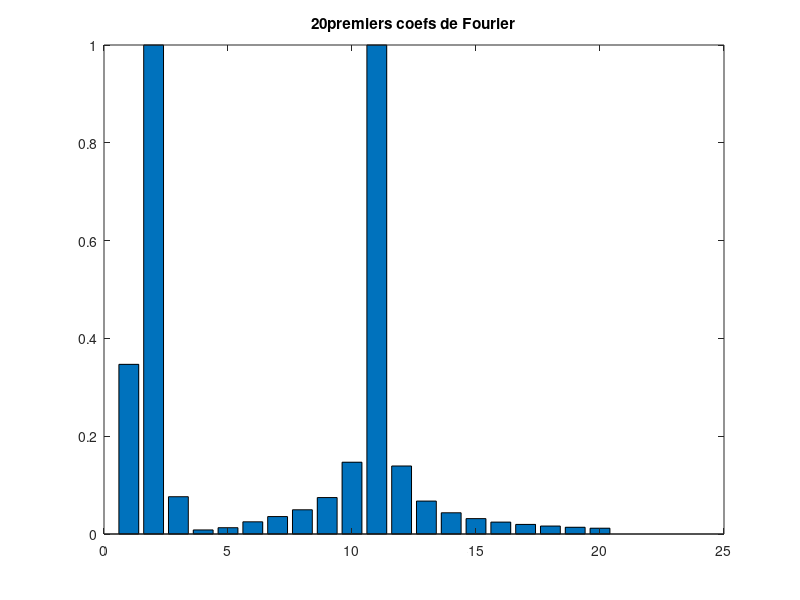
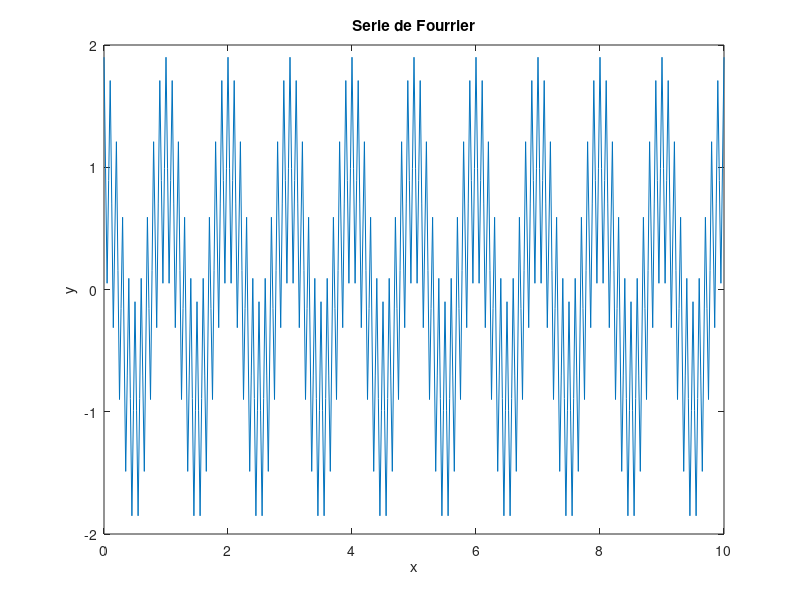
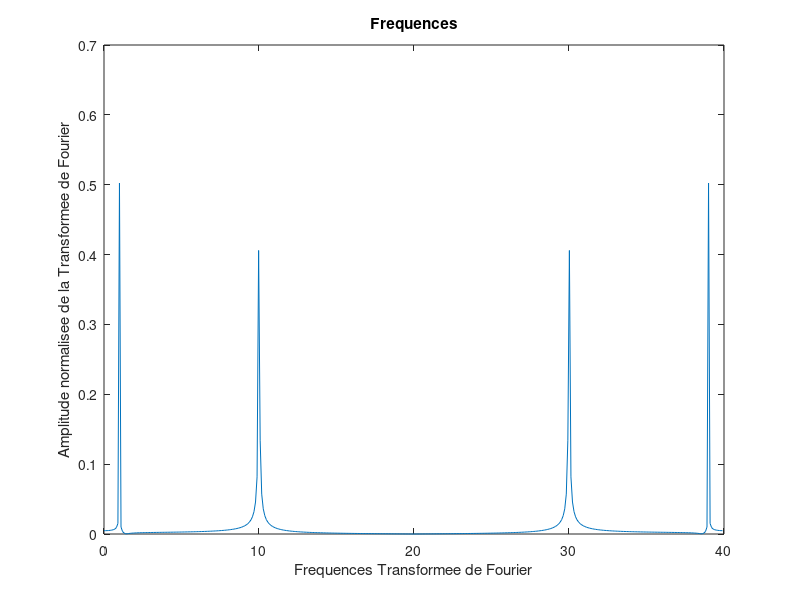
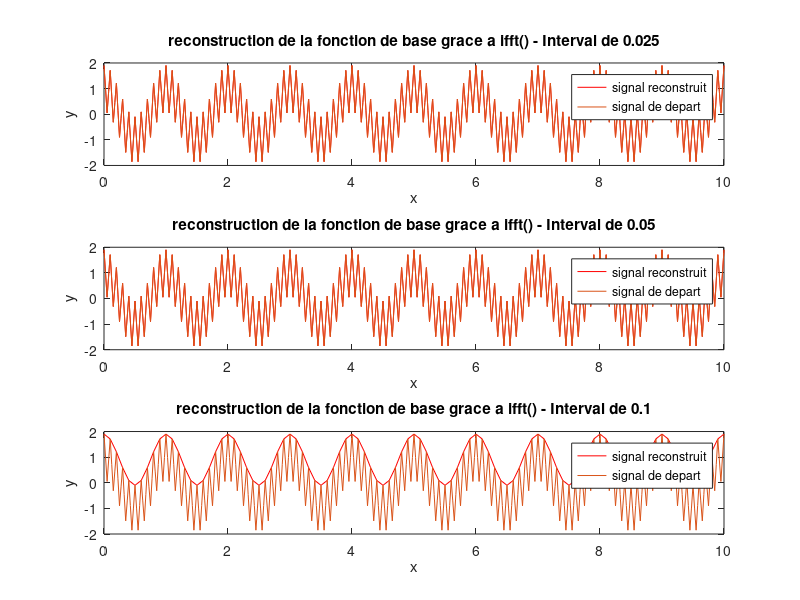

Reproduce these figures in MATLAB, in order. (Note: this script raises an error after producing the figures.)
%TP serie de fourier
%partie 1 - Calcul Analytique


	n=0:19;
	coef = zeros(length(n(end)+1),1);

	% la fonction de calcul des coef de la serie de Fourier
	coef(n+1) = -(-1).^(n-1)./(pi*(n.^2-1)) - 0.9*(-1).^(n-1)*10./(pi*(n.^2-100)); 
	coef(~isfinite(coef))=1;

	%afficher les resultats
	figure('name', 'Transformee de Fourier');
	figure(1);
	bar(abs(coef));
	title([num2str(n(end)+1), 'premiers coefs de Fourier']);908



%partie 2 - calcul des frequences de la fonction.
	%fonction a analyser
	func = @(x) (cos(2*pi*x) + 0.9*cos(2*pi*10*x));

	%definition du domain d'etude
	x = [0:0.025:10];
	y = func(x);

	%afficher les resultat de la fonction
	figure('name', 'Transformee de Fourier');
	figure(2);
	plot(x,y);
	title('Serie de Fourrier');
	xlabel('x');
	ylabel('y');


%partie 3 - utilisation de la methode de NQUIST pour les frequences
	z = fft(y);
	ech = size(z,2); % echantillonage
	freq_ech = 1/0.025;
	freq_x = [0:ech-1] * (freq_ech / ech);
	freq_y = abs(z/ech);

	%affichage des resultats
	figure('name', 'Transformee de Fourier');
	figure(3);
	plot(freq_x, freq_y);
	title('Frequences');
	xlabel('Frequences Transformee de Fourier');
	ylabel('Amplitude normalisee de la Transformee de Fourier');


%partie 4 - reconstruction de la fonction grace a 'ifft' & 'fft'
	%deltas pour reconstruction
	d = [0.025, 0.05, 0.1]; 

	%affichage des resultats
	figure('name', 'Transformee de Fourier');
	figure(4);

	%loop pour 3 differents deltas de reconstruction
	for i=1:3
		x2 = [0:d(i):10];
		freq_ech = length(x2);
		y2 = func(x2);
		z2 = fft(y2) / freq_ech;
		subplot(3,1,i)
		h = plot(x2, (ifft(z2) * freq_ech));
		set(h, 'color', 'red');
		hold on
		plot(x,y);
		title(['reconstruction de la fonction de base grace a ifft() - Interval de ', num2str(d(i))]);
		legend('signal reconstruit', 'signal de depart');
		xlabel('x');
		ylabel('y');
	endfor




%partie 5 - filtrage des frequences - suppression des 2 pics
	
	%recherche et calcul du premier pic
	z_cg = z;
	z_abs = abs(z_cg);
	ind_1 = find(abs(z_abs) == max(abs(z_abs)));
	
	val_1 = z_cg(ind_1(1)-5:ind_1(1)+5);
	val_abs_1 = z_abs(ind_1(1)-5:ind_1(1)+5);
	
	val_2 = z_cg(ind_1(2)-5:ind_1(2)+5);
	val_abs_2 = z_abs(ind_1(2)-5:ind_1(2)+5);

	z_abs(ind_1(1)-5:ind_1(1)+5) = 0;
	z_cg(ind_1(1)-5:ind_1(1)+5) = 0;

	z_abs(ind_1(2)-5:ind_1(2)+5) = 0;
	z_cg(ind_1(2)-5:ind_1(2)+5) = 0;

	freq_y = z_abs / ech;

	%affichage des resultats sans premier pic
	figure('name', 'Filtrage sans pic #1');
	figure(5);
	plot(freq_x,freq_y);
	title('Filtrage sans pic #1');
	xlabel('Frequence de la Transformee de Fourier');
	ylabel('Amplitude normalisee de la Transformee de Fourier');

	figure('name', 'Reconstruction par ifft sans pic #1');
	figure(6);
	plot(x, ifft(z_cg));
	title('Reconstruction par ifft sans pic #1');
	xlabel('x');
	ylabel('y');

	z_cg(ind_1(1)-5:ind_1(1)+5) = val_1;
	z_cg(ind_1(2)-5:ind_1(2)+5) = val_2;


	%recherche et calcul du deuxieme pic
	ind_2 = find(abs(z_abs) == max(abs(z_abs)));
	
	z_abs(ind_1(1)-5:ind_1(1)+5) = val_abs_1;
	z_abs(ind_1(2)-5:ind_1(2)+5) = val_abs_2;

	val_2 = z_abs(ind_2);

	z_abs(ind_2(1)-5:ind_2(1)+5) = 0;
	z_abs(ind_2(2)-5:ind_2(2)+5) = 0;

	z_cg(ind_2(1)-5:ind_2(1)+5) = 0;
	z_cg(ind_2(2)-5:ind_2(2)+5) = 0;

	freq_y = z_abs / ech;

	%affichage des resultats sans deuxieme pic
	figure('name', 'Reconstruction sans pic #2');
	figure(7);
	plot(freq_x, freq_y);
	title('Reconstruction sans pic #2');
	xlabel('Frequence de la Transformee de Fourier');
	ylabel('Amplitude normalisee de la Transformee de Fourier');

	figure('name', 'Transformee de Fourier');
	figure(8);
	plot(x, ifft(z_cg));
	title('Reconstruction par ifft sans pic #2');
	xlabel('x');
	ylabel('y');

%partie 6 - test avec les donnes fournies 'myData.txt'


	vals = importdata('/home/seventh/all_src/2015-2016/2_maths/mydata.txt');
	vals = vals(1:end-1,:);
	%displaying results
	figure('name', 'transformees de fourier - frequencies stored into mydata.txt');
	figure(9);
  plot(vals(:,1), vals(:,2));
	title('Frequencies stored into mydata.txt');
	xlabel('x');
	ylabel('y');
	%calculation of the frequencies' modules using Nynquist methode
	freq_ech = length(x);
	z_vals = fft(vals(:,2));
	ech = size(vals,1);
	%displaying results
	figure('name', 'transformees de fourier - modules des frequences de la serie');
	figure(10);
	

	%Nynquist formula
	x_scale = 1 / 0.025;
	%calculation of the frequencies' modules using Nynquist methode
	freq_x = [0:ech-1] * x_scale / ech;
	freq_y = abs(z_vals / ech);
	%displaying result
	plot(freq_x, freq_y);
	xlabel('Frequences de la transforme de fourier');
	ylabel('Amplitude de la transforme de fourier');

	title('Modules des frequences');
	%filtering

	filter = find (10 > 1/0.025 * vals(:,1));
	
	z_vals_filter = z_vals;
	z_vals_filter(filter(end): end-filter(end)) = 0;
	filter_y = abs(z_vals_filter / ech);
	%displaying results
	figure('name', 'transformees de fourier - modules de frequences apres application du filtre');
	figure(11);
	
	%Nynquist formula
	x_scale = 1 / 0.025;
	%calculation of the frequencies' modules using Nynquist methode
	freq_x = [0:ech-1] * x_scale / ech;
	freq_y = abs(z_vals_filter / ech);
	%displaying result
	plot(freq_x, freq_y);
	xlabel('Frequences de la transforme de fourier');
	ylabel('Amplitude de la transforme de fourier');


	title('Filtrage sans pic #2');
	%rebuilding fourier series
	figure('name', 'Filtrage sans pic #2');
	figure(12);
	h = plot(vals(:,1), ifft(z_vals_filter));
	set(h,'color', 'red');
	title('Modules des frequences');
	xlabel('x');
	ylabel('y');
	hold on
	plot(vals(:,1), vals(:,2));
	legend('signal filtre', 'signal de depart');